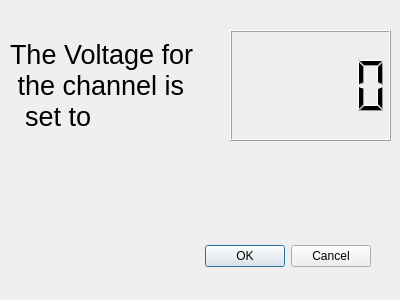
<?xml version="1.0" encoding="UTF-8"?>
<ui version="4.0">
 <class>confirmation_voltage</class>
 <widget class="QDialog" name="confirmation_voltage">
  <property name="geometry">
   <rect>
    <x>0</x>
    <y>0</y>
    <width>400</width>
    <height>300</height>
   </rect>
  </property>
  <property name="windowTitle">
   <string>Dialog</string>
  </property>
  <widget class="QDialogButtonBox" name="buttonBox">
   <property name="geometry">
    <rect>
     <x>30</x>
     <y>240</y>
     <width>341</width>
     <height>32</height>
    </rect>
   </property>
   <property name="orientation">
    <enum>Qt::Horizontal</enum>
   </property>
   <property name="standardButtons">
    <set>QDialogButtonBox::Cancel|QDialogButtonBox::Ok</set>
   </property>
  </widget>
  <widget class="QLabel" name="Confirmation_text">
   <property name="geometry">
    <rect>
     <x>10</x>
     <y>20</y>
     <width>221</width>
     <height>131</height>
    </rect>
   </property>
   <property name="font">
    <font>
     <pointsize>20</pointsize>
    </font>
   </property>
   <property name="text">
    <string>The Voltage for 
 the channel is 
  set to </string>
   </property>
  </widget>
  <widget class="QLCDNumber" name="confirmation_volt">
   <property name="geometry">
    <rect>
     <x>230</x>
     <y>30</y>
     <width>161</width>
     <height>111</height>
    </rect>
   </property>
  </widget>
 </widget>
 <resources/>
 <connections>
  <connection>
   <sender>buttonBox</sender>
   <signal>accepted()</signal>
   <receiver>confirmation_voltage</receiver>
   <slot>accept()</slot>
   <hints>
    <hint type="sourcelabel">
     <x>248</x>
     <y>254</y>
    </hint>
    <hint type="destinationlabel">
     <x>157</x>
     <y>274</y>
    </hint>
   </hints>
  </connection>
  <connection>
   <sender>buttonBox</sender>
   <signal>rejected()</signal>
   <receiver>confirmation_voltage</receiver>
   <slot>reject()</slot>
   <hints>
    <hint type="sourcelabel">
     <x>316</x>
     <y>260</y>
    </hint>
    <hint type="destinationlabel">
     <x>286</x>
     <y>274</y>
    </hint>
   </hints>
  </connection>
 </connections>
</ui>
